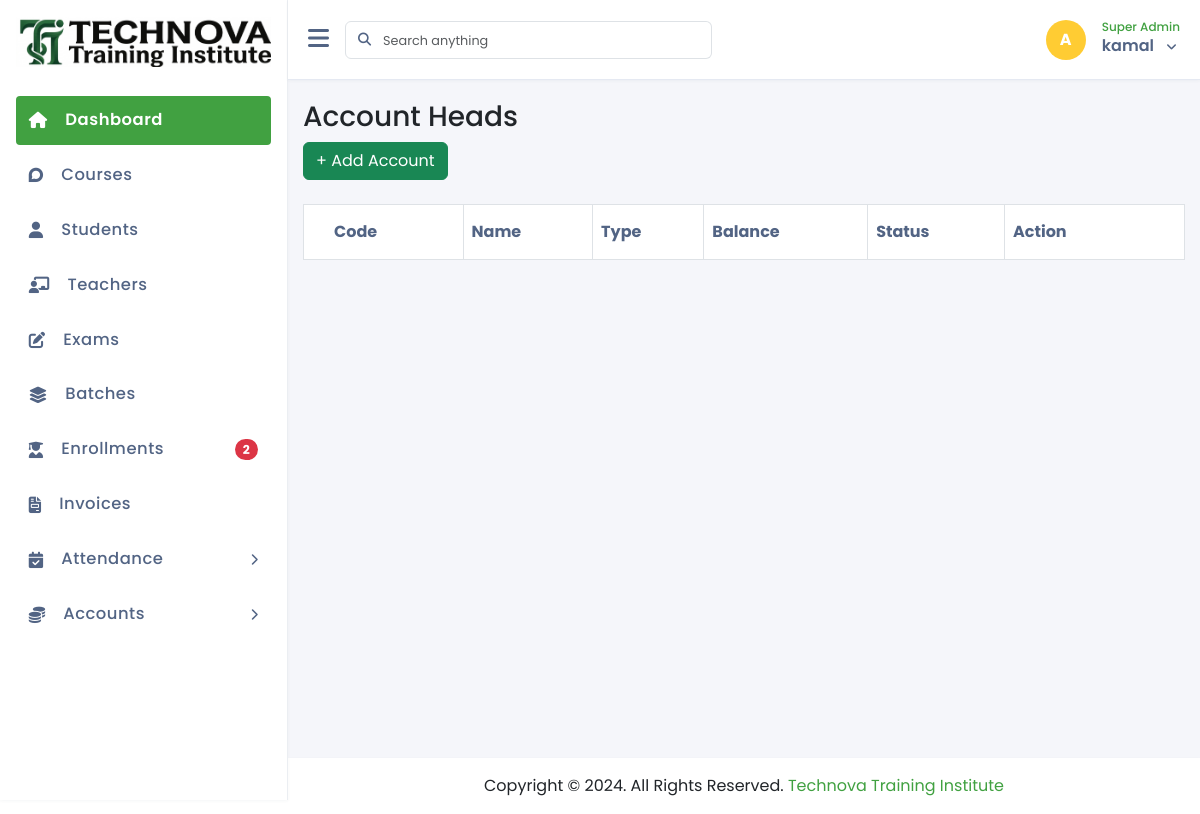
Before: /accounts/account_heads.php (signed in) with the older database file.
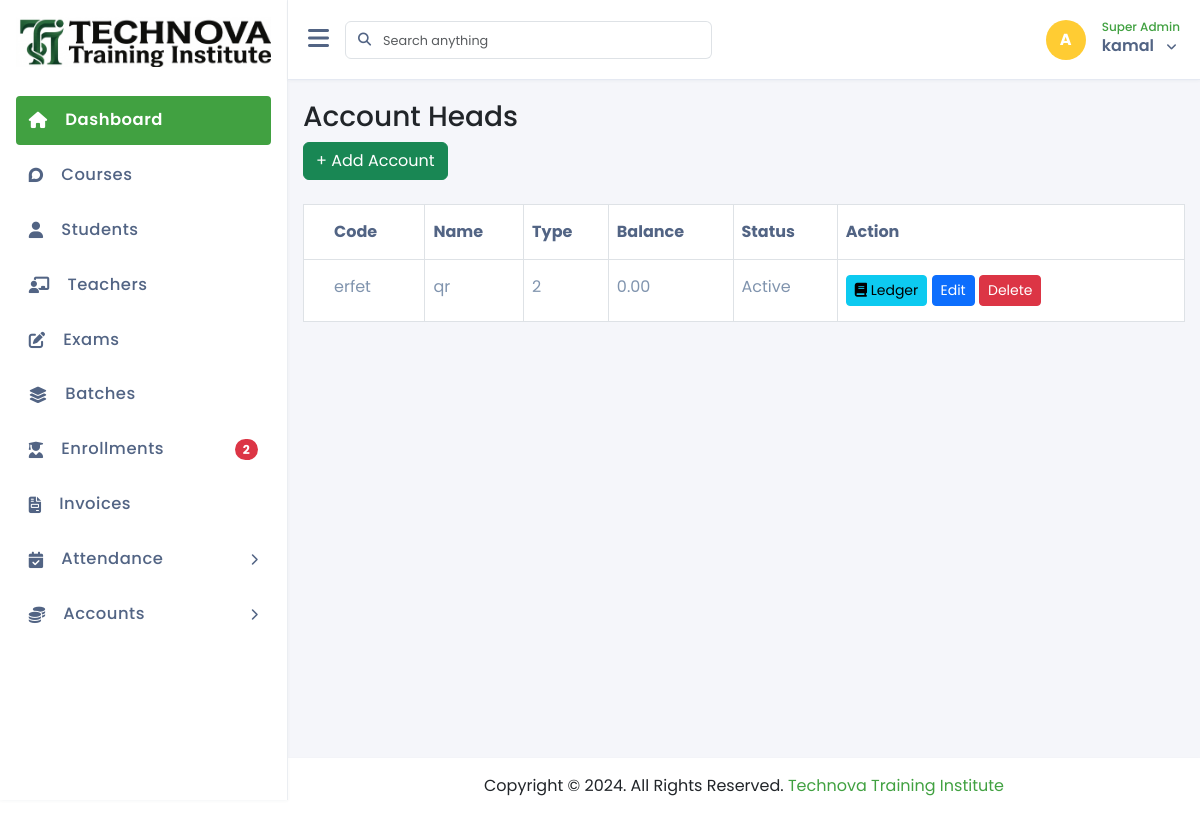
After: the same page with the newer database file.
### tables this page shows
CREATE TABLE `account_heads` (
  `id` int(10) NOT NULL,
  `account_code` varchar(100) NOT NULL,
  `account_name` varchar(100) NOT NULL,
  `account_type` int(11) NOT NULL COMMENT '1=Asset, 2=Liability, 3=Income, 4=Expense, 5=Equity, 6=VAT',
  `account_subtype` varchar(50) DEFAULT NULL,
  `parent_id` int(10) DEFAULT NULL,
  `opening_balance` decimal(12,2) NOT NULL DEFAULT 0.00,
  `current_balance` decimal(12,2) NOT NULL DEFAULT 0.00,
  `total_debit` decimal(12,2) NOT NULL DEFAULT 0.00,
  `total_credit` decimal(12,2) NOT NULL DEFAULT 0.00,
  `status` tinyint(4) NOT NULL DEFAULT 1 COMMENT '0=Inactive, 1=Active',
  `last_transaction_date` date DEFAULT NULL,
  `description` text DEFAULT NULL,
  `created_at` timestamp NOT NULL DEFAULT current_timestamp(),
  `updated_at` timestamp NOT NULL DEFAULT current_timestamp() ON UPDATE current_timestamp(),
  `created_by` int(10) UNSIGNED DEFAULT NULL,
  `updated_by` int(10) UNSIGNED DEFAULT NULL,
  `deleted_at` timestamp NULL DEFAULT NULL
);

### crud/crud_class.php (called while the page is built, shortened)
<?php
class crud_class{
    private $host = "localhost";
    private $username = "root";
    private $password = "";
    private $database = "technova_training_institute";
    public $conn;
    public function __construct(){
        $this->conn = new mysqli($this->host, $this->username, $this->password, $this->database);
    }
    public function common_query($sql){
        $result=[
            "status"=>false,
            "data"=>[],
            "message"=>""
        ];
        $rs = $this->conn->query($sql);
        if($rs->num_rows > 0){
            $result["status"] = true;
            $result["message"] = "Records found";
            while($row = $rs->fetch_object()){
                $result["data"][] = $row;
            }
            return $result;
        } else {
            $result["message"] = "No records found";
            return $result;
        }
    }
}

### component/connection.php (called while the page is built, shortened)
<?php
    require_once  ($_SERVER['DOCUMENT_ROOT'] . "/technova_training_institute/crud/crud_class.php");
    $crud = new crud_class();
?>

### accounts/account_heads.php (the view)
<?php require_once "../component/header.php"; ?>
<?php require_once "../component/sidebar.php"; ?>
<div class="main-content">
    <div class="row">
        <div class="col-12">
            <h3>Account Heads</h3>
            <a href="account_head_create.php" class="btn btn-success">+ Add Account</a>
        </div>
    </div>
    <div class="mt-4">
        <table class="table table-bordered">
            <thead>
                <tr>
                    <th>Code</th>
                    <th>Name</th>
                    <th>Type</th>
                    <th>Balance</th>
                    <th>Status</th>
                    <th>Action</th>
                </tr>
            </thead>
            <tbody>
                <?php
                $sql = "SELECT * FROM account_heads WHERE deleted_at IS NULL";
                $result = $crud->common_query($sql);
                foreach ($result['data'] as $acc) {
                ?>
                <tr>
                    <td><?= $acc->account_code ?></td>
                    <td><?= $acc->account_name ?></td>
                    <td><?= $acc->account_type ?></td>
                    <td><?= number_format($acc->current_balance, 2) ?></td>
                    <td><?= $acc->status == 1 ? 'Active' : 'Inactive' ?></td>
                    <td>
                        <a href="ledger.php?account_id=<?= $acc->id ?>" class="btn btn-sm btn-info">
                            <i class="fa-solid fa-book"></i> Ledger
                        </a>
                        <a href="account_head_edit.php?id=<?= $acc->id ?>" class="btn btn-sm btn-primary">Edit</a>
                        <a href="account_head_delete.php?id=<?= $acc->id ?>" class="btn btn-sm btn-danger">Delete</a>
                    </td>
                </tr>
                <?php } ?>
            </tbody>
        </table>
    </div>
</div>
<?php require_once "../component/footer.php"; ?>

Changed rows visible on the page:
added account_heads: account_code "erfet", account_name "qr", account_type "2", current_balance "0.00", status "Active"
